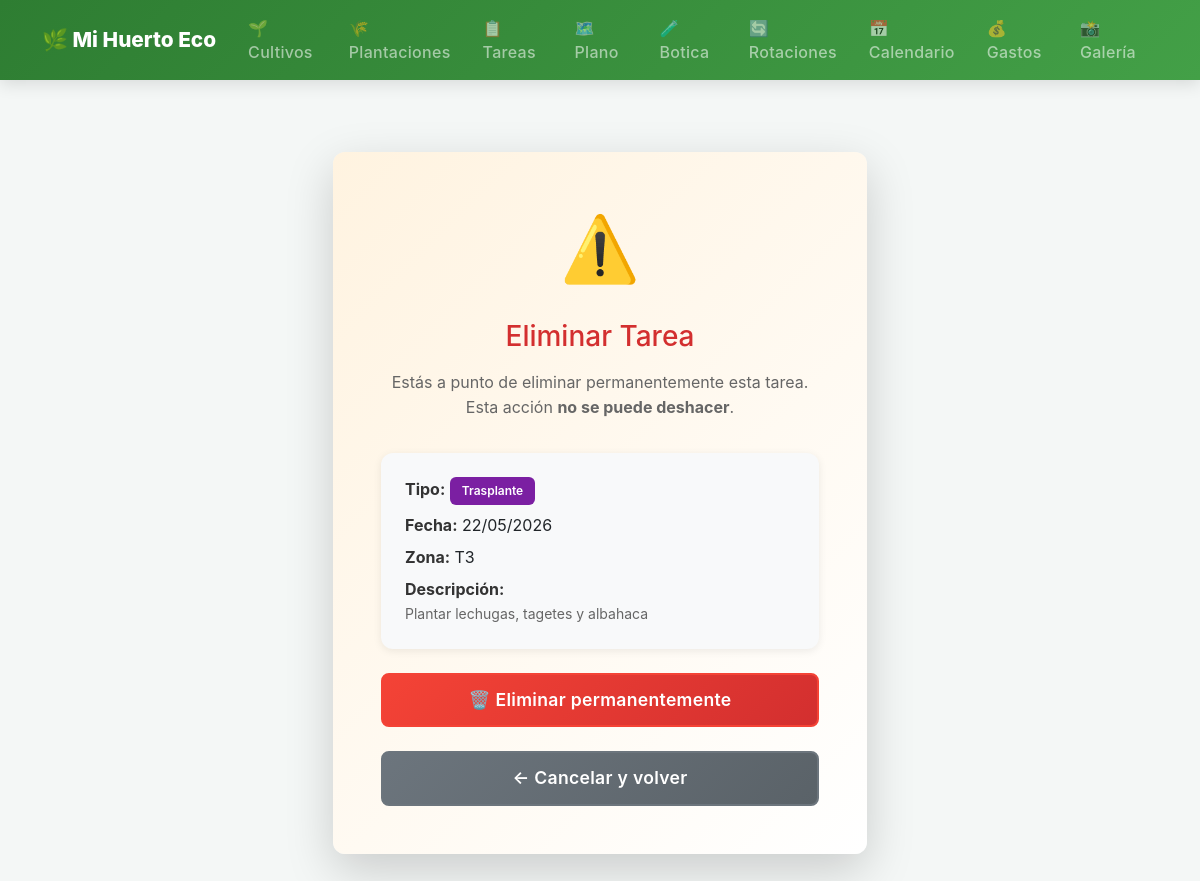
The page /tareas/108/eliminar/ on the database its author committed.
### gestion_huerto/models.py (models this page shows, shortened)
class Tarea(models.Model):
    TIPO_CHOICES = [
        ('abono', 'Abono'),
        ('aporcar', 'Aporcado o escarda'),
        ('compostaje', 'Compostaje'),
        ('cosecha', 'Cosecha'),
        ('control_plagas', 'Control de plagas'),
        ('entutorado', 'Entutorado'),
        ('foto', 'Foto'),
        ('gallinero', 'Gallinero'),
        ('hedrar', 'Hedrado o deshierbe'),
        ('labores', 'Labores de supervisión'),
        ('otros', 'Otros'),
        ('preparar', 'Preparar terreno'),
        ('repicado', 'Repicado'),
        ('riego', 'Riego'),
        ('siembra', 'Siembra'),
        ('trasplante', 'Trasplante'),
        ('tratamiento', 'Tratamiento'),
    ]
    ESTADO_CHOICES = [
        ('pendiente', 'Pendiente'),
        ('en_progreso', 'En progreso'),
        ('completada', 'Completada'),
        ('cancelada', 'Cancelada'),
    ]
    plantacion = models.ForeignKey(Plantacion, on_delete=models.CASCADE, related_name='tareas', null=True, blank=True)
    tipo = models.CharField(max_length=20, choices=TIPO_CHOICES)
    descripcion = models.TextField(default='')
    fecha = models.DateField()
    fecha_proxima = models.DateField(null=True, blank=True)
    estado_suelo = models.CharField(max_length=100, blank=True)
    zona = models.CharField(max_length=100, blank=True)
    completada = models.BooleanField(default=False)
    plantaciones = models.ManyToManyField(Plantacion, blank=True, related_name='tareas_m2m')
    todo_el_huerto = models.BooleanField(default=False)
    tiempo_estimado_min = models.PositiveIntegerField(null=True, blank=True)
    tiempo_real_min = models.PositiveIntegerField(null=True, blank=True)
    class Meta:
        verbose_name = "Tarea"
        verbose_name_plural = "Tareas"
        ordering = ['-fecha']

### gestion_huerto/views.py (the view)
# urls.py: path('tareas/<int:tarea_id>/eliminar/', views.eliminar_tarea, name='eliminar_tarea'),
def eliminar_tarea(request, tarea_id):
    tarea = get_object_or_404(Tarea, pk=tarea_id)
    if request.method == 'POST':
        tarea.delete()
        messages.success(request, 'Tarea eliminada correctamente.')
        return redirect('lista_tareas')
    return render(request, 'tareas/confirmar_borrado.html', {'tarea': tarea})

### gestion_huerto/templates/tareas/confirmar_borrado.html (shortened to what this page needs)
{% extends 'base.html' %}
{% block content %}
<div class="container py-5">
    <div class="row justify-content-center">
        <div class="col-md-6">
            <div class="card border-0 shadow-lg" style="background: linear-gradient(135deg, #fff3e0 0%, #fff 100%);">
                <div class="card-body p-5" style="text-align: center;">
                    <div style="font-size: 4rem; margin-bottom: 1.5rem;">
                        ⚠️
                    </div>
                    <h3 style="color: #d32f2f; margin-bottom: 1rem;">
                        Eliminar Tarea
                    </h3>
                    <p style="color: #666; margin-bottom: 2rem; line-height: 1.6;">
                        Estás a punto de eliminar permanentemente esta tarea. Esta acción <strong>no se puede deshacer</strong>.
                    </p>
                    <div class="card bg-light border-0 mb-4" style="border-left: 4px solid #d32f2f;">
                        <div class="card-body" style="text-align: left;">
                            <p class="mb-2">
                                <strong style="color: #333;">Tipo:</strong>
                                <span class="badge" style="background-color:
                                    {% if tarea.tipo == 'riego' %}#1976d2
                                    {% elif tarea.tipo == 'hedrar' %}#388e3c
                                    {% elif tarea.tipo == 'abono' %}#f57c00
                                    {% elif tarea.tipo == 'tratamiento' %}#d32f2f
                                    {% elif tarea.tipo == 'cosecha' %}#689f38
                                    {% elif tarea.tipo == 'siembra' %}#424242
                                    {% elif tarea.tipo == 'trasplante' %}#7b1fa2
                                    {% elif tarea.tipo == 'preparar' %}#8b5e3c
                                    {% elif tarea.tipo == 'labores' %}#00897b
                                    {% elif tarea.tipo == 'foto' %}#546e7a
                                    {% else %}#757575{% endif %};
                                    color: white;">
                                    {{ tarea.get_tipo_display }}
                                </span>
                            </p>
                            <p class="mb-2">
                                <strong style="color: #333;">Fecha:</strong>
                                <span>{{ tarea.fecha|date:"d/m/Y" }}</span>
                            </p>
                            {% if tarea.todo_el_huerto %}
                            <p class="mb-2">
                                <strong style="color: #333;">Afecta a:</strong>
                                <span class="badge bg-danger">TODO EL HUERTO</span>
                            </p>
                            {% elif tarea.zona %}
                            <p class="mb-2">
                                <strong style="color: #333;">Zona:</strong>
                                <span>{{ tarea.zona }}</span>
                            </p>
                            {% endif %}
                            {% if tarea.descripcion %}
                            <p class="mb-0">
                                <strong style="color: #333;">Descripción:</strong>
                                <br>
                                <small style="color: #666;">{{ tarea.descripcion }}</small>
                            </p>
                            {% endif %}
                        </div>
                    </div>
                    <form method="post" style="margin-bottom: 1rem;">
                        <button type="submit" class="btn btn-danger btn-lg w-100 mb-2">
                            🗑️ Eliminar permanentemente
                        </button>
                    </form>
                    <a href="{% url 'lista_tareas' %}" class="btn btn-secondary btn-lg w-100">
                        ← Cancelar y volver
                    </a>
                </div>
            </div>
        </div>
    </div>
</div>
{% endblock %}

### gestion_huerto/templates/base.html (style rules this page uses)
:root { --primary-green: #2e7d32; --secondary-green: #43a047; --light-green: #e8f5e9; --earth-brown: #8d6e63; --light-brown: #d7ccc8; --sun-yellow: #fbc02d; --water-blue: #1976d2; --light-blue: #e3f2fd; --alert-orange: #ff9800; --danger-red: #f44336; --success-color: #4caf50; --warning-color: #ffc107; --info-color: #17a2b8; --text-muted: #999; --text-dark: #333; --bg-light: #f4f7f6; --border-light: #e0e0e0; --shadow-sm: 0 2px 8px rgba(0,0,0,0.08); --shadow-md: 0 4px 16px rgba(0,0,0,0.12); --shadow-lg: 0 8px 24px rgba(0,0,0,0.15); --transition-smooth: all 0.3s cubic-bezier(0.4, 0, 0.2, 1); }
* { box-sizing: border-box; }
body { background-color: var(--bg-light); font-family: -apple-system, BlinkMacSystemFont, 'Segoe UI', Roboto, 'Helvetica Neue', Arial, sans-serif; color: var(--text-dark); }
.btn { font-weight: 600; letter-spacing: 0.3px; transition: var(--transition-smooth); border: 2px solid transparent; border-radius: 8px; position: relative; overflow: hidden; display: inline-flex; align-items: center; justify-content: center; gap: 6px; padding: 0.5rem 1rem; }
.btn::before { content: ''; position: absolute; top: 50%; left: 50%; width: 0; height: 0; border-radius: 50%; background: rgba(255, 255, 255, 0.3); transform: translate(-50%, -50%); transition: width 0.6s, height 0.6s; z-index: 0; }
.btn-secondary { background: linear-gradient(135deg, #6c757d, #5a6268); color: white; border-color: #6c757d; }
.btn-danger { background: linear-gradient(135deg, var(--danger-red), #d32f2f); color: white; border-color: var(--danger-red); }
.btn-lg { padding: 0.75rem 1.5rem; font-size: 1.1rem; }
.card { border: none; border-radius: 12px; box-shadow: var(--shadow-sm); transition: var(--transition-smooth); overflow: hidden; }
.card-body { padding: 1.5rem; }
.badge { padding: 0.5rem 0.75rem; border-radius: 6px; font-weight: 600; transition: var(--transition-smooth); display: inline-flex; align-items: center; gap: 4px; }
a { text-decoration: none; transition: var(--transition-smooth); }

### rows shown on the page
Tarea: tipo "Trasplante", fecha "22/05/2026", zona "T3", descripcion "Plantar lechugas, tagetes y albahaca"
